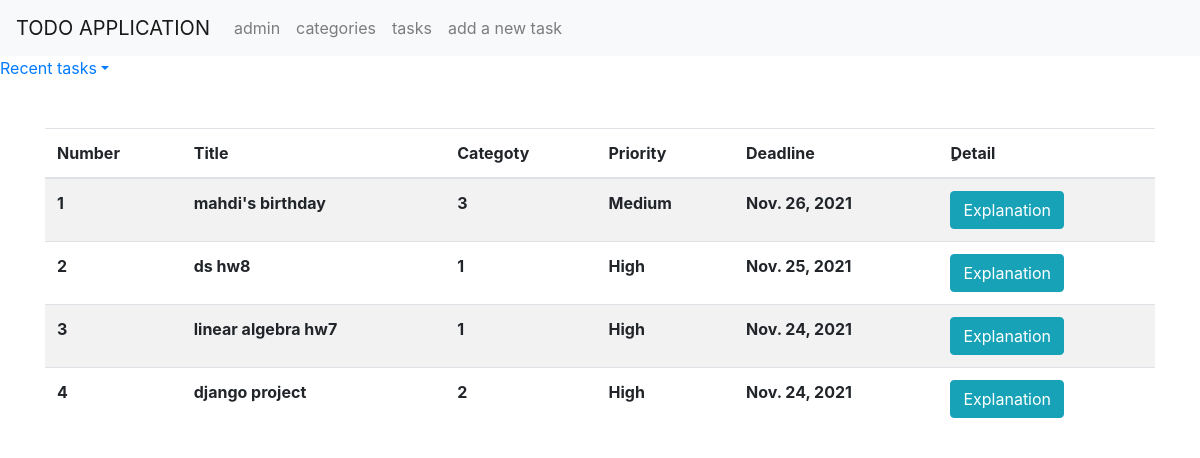
The page /tasks/ on the database as committed earlier.
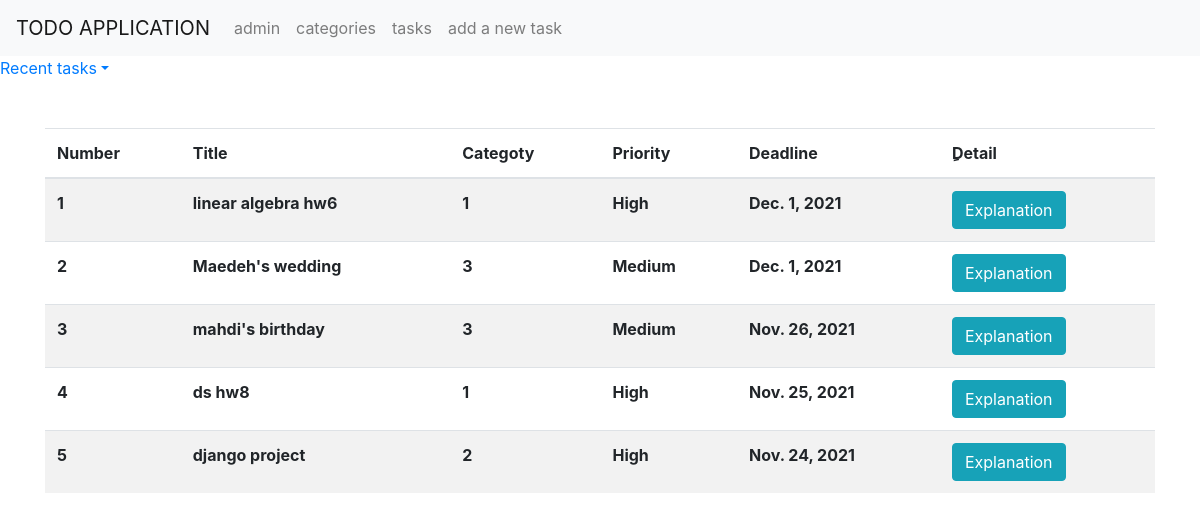
The same page on the database as committed later.
### todo/models.py (models this page shows, shortened)
class Task(models.Model):
    priorities = (
        ("High","1"),
        ("Medium","2"),
        ("Low","3"),
    )
    title = models.CharField(max_length=100, blank=False)
    explanation = models.TextField(blank=False)
    category = models.ForeignKey(Category, on_delete=models.CASCADE)
    priority = models.CharField(max_length=6, choices=priorities, default="Medium")
    deadline = models.DateField(blank=False)

class Category(models.Model):
    category = models.CharField(max_length=3, unique=True)
    def __str__(self) :
        return self.category

### todo/views.py (the view)
# urls.py: path('tasks/', TaskList.as_view(), name='tasks'),
class TaskList(ListView):
    queryset = Task.objects.order_by("-deadline")
    template_name = 'todo/tasks.html'

### templates/todo/tasks.html (shortened to what this page needs)
{% extends './base.html' %}
{% block accessMenu %}
<li class="nav-item">
    <a class="nav-link" href="{% url 'admin' %}">admin</a>
</li>
<li class="nav-item">
    <a class="nav-link" href="{% url 'categories' %}">categories</a>
</li>
<li class="nav-item">
    <a class="nav-link" href="{% url 'tasks' %}">tasks</a>
</li>
<li class="nav-item">
    <a class="nav-link" href="{% url 'add_task' %}">add a new task</a>
</li>
{% endblock accessMenu %}
{% block content %}
    <div class="container mt-5">
        <table class="table table-striped mt-4">
            <thead>
                <tr>
                    <th scope="col">Number</th>
                    <th scope="col">Title</th>
                    <th scope="col">Categoty</th>
                    <th scope="col">Priority</th>
                    <th scope="col">Deadline</th>
                    <th scope="col">ِDetail</th>
                </tr>
            </thead>
            <tbody>
                {% for obj in object_list %}
                <tr>
                    <th scope="row">{{forloop.counter}}</th>
                    <th >{{obj.title}}</th>
                    <th >{{obj.category}}</th>
                    <th >{{obj.priority}}</th>
                    <th >{{obj.deadline}}</th>
                    <th>
                        <a href="{% url 'tasks_explanation' obj.pk %}" class="btn btn-info">Explanation</a>
                    </th>
                </tr>
                {% endfor %}
            </tbody>
        </table>
    </div>
{% endblock content %}

Rows that differ between the two databases and show on the page:
changed Task: title "linear algebra hw7" → "linear algebra hw6"; deadline "Nov. 24, 2021" → "Dec. 1, 2021"; moves up the list
added Task: title "Maedeh's wedding", category "3", priority "Medium", deadline "Dec. 1, 2021"
